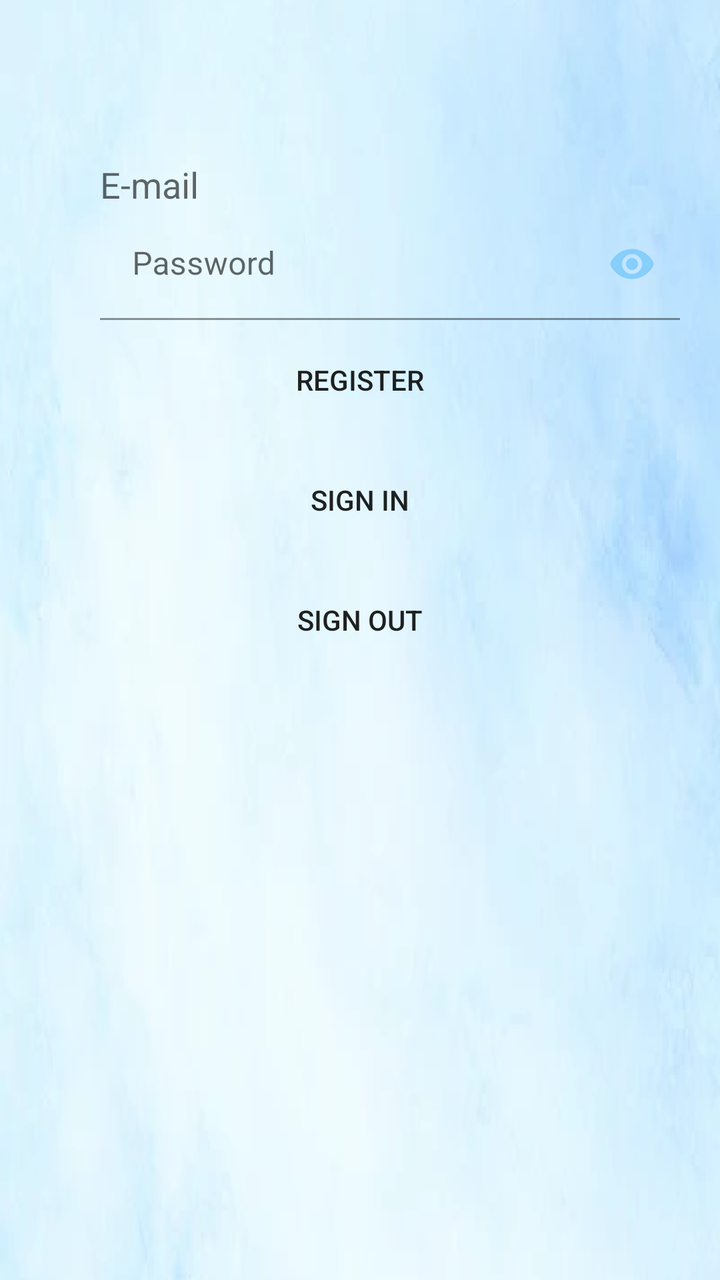
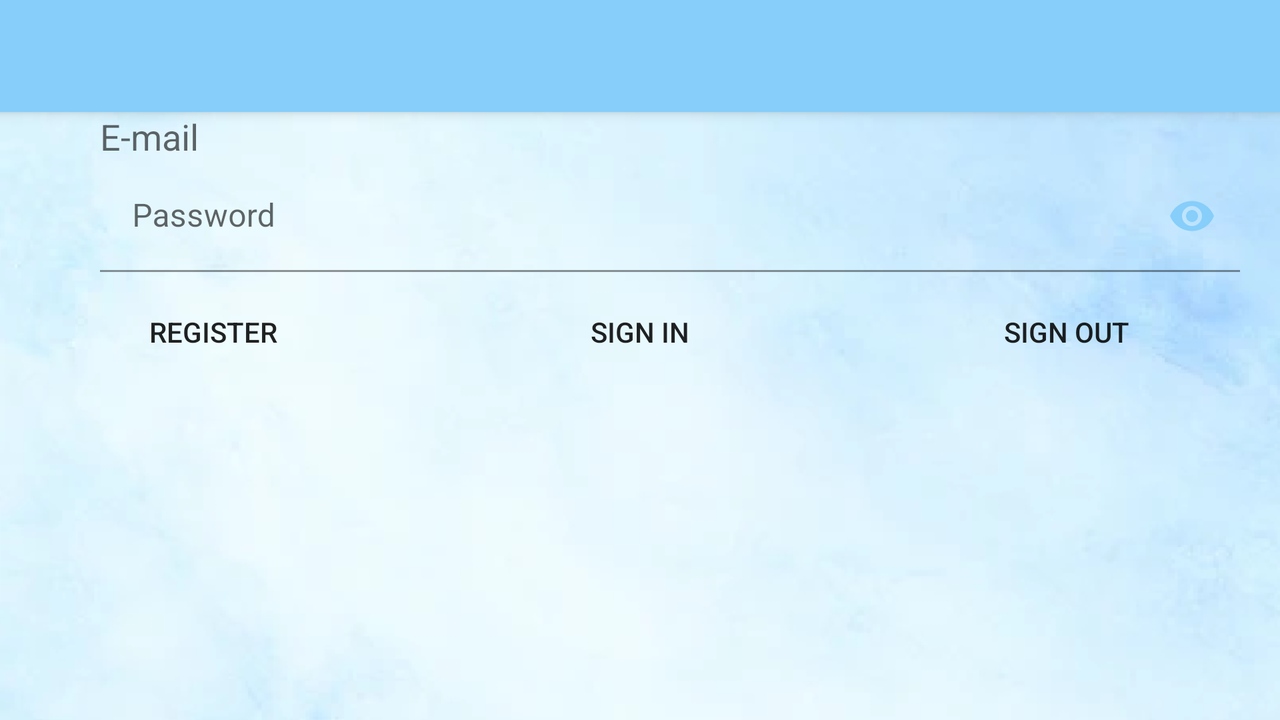

The same Android screen from two of the app's own layout files: first res/layout/ as a phone draws it, then the author's variant for another configuration, drawn on a device whose configuration selects that folder. Both files follow.
<!-- AndroidManifest.xml: application theme Theme.TwisterPM -->
<!-- res/layout/activity_main.xml -->
<?xml version="1.0" encoding="utf-8"?>
<LinearLayout xmlns:android="http://schemas.android.com/apk/res/android"
    android:layout_width="match_parent"
    android:layout_height="match_parent"
    xmlns:app="http://schemas.android.com/apk/res-auto"
    android:orientation="vertical"
    android:background="@drawable/blueshade">



    <LinearLayout
        android:layout_width="match_parent"
        android:layout_height="wrap_content"
        android:layout_marginTop="80dp"
        android:gravity="center"
        android:orientation="vertical"
        android:paddingLeft="50dp"
        android:paddingRight="20dp">


        <EditText
            android:id="@+id/mainEmail"
            android:layout_width="match_parent"
            android:layout_height="wrap_content"
            android:hint="E-mail"
            android:textColor="@color/black"
            android:background="@drawable/rouded_button"
            android:inputType="textEmailAddress"
            />

        <com.google.android.material.textfield.TextInputLayout
            android:layout_width="match_parent"

            android:layout_height="wrap_content"

           app:passwordToggleDrawable="@drawable/icon_selector"
           app:passwordToggleEnabled="true"
           app:passwordToggleTint="@color/blue">

            <com.google.android.material.textfield.TextInputEditText
                android:id="@+id/mainPasswordInput"
                android:layout_width="match_parent"
                android:layout_height="wrap_content"
                android:background="@drawable/rouded_button"
                android:hint="Password"

                android:inputType="textPassword" />
        </com.google.android.material.textfield.TextInputLayout>
    </LinearLayout>
    <LinearLayout
        android:layout_width="match_parent"
        android:layout_height="wrap_content"
        android:orientation="vertical">
        <Button
            android:id="@+id/mainSignup"
            android:layout_width="match_parent"
            android:layout_height="wrap_content"
            android:layout_margin="6dp"
            android:background="@drawable/rouded_button"
            android:onClick="register"
            android:text="Register" />

        <Button
            android:layout_width="match_parent"
            android:layout_height="wrap_content"
            android:layout_margin="6dp"
            android:background="@drawable/rouded_button"
            android:onClick="login"
            android:text="Sign in" />

        <Button
            android:layout_width="match_parent"
            android:layout_height="wrap_content"
            android:layout_margin="6dp"
            android:background="@drawable/rouded_button"
            android:onClick="logout"
            android:text="Sign out" />

        <TextView
            android:id="@+id/mainCommentMessage"
            android:layout_width="match_parent"
            android:layout_height="wrap_content" />

    </LinearLayout>

</LinearLayout>
<!-- resources referenced by this layout -->
<resources>
  <color name="black">#FF000000</color>
  <color name="blue">#87cefa</color>
  <!-- drawable blueshade: png bitmap (drawable, 160114 bytes) -->
  <!-- drawable rouded_button (drawable) -->
  <?xml version="1.0" encoding="utf-8"?>
  <shape xmlns:android="http://schemas.android.com/apk/res/android"
      android:shape="rectangle">
  
      <corners android:radius="70dp"/>
  
  
  </shape>
  <style name="Theme.TwisterPM" parent="Theme.MaterialComponents.DayNight.DarkActionBar">
          
          <item name="colorPrimary">@color/blue</item>
          <item name="colorPrimaryVariant">@color/blue</item>
          <item name="colorOnPrimary">@color/white</item>
          
          <item name="colorSecondary">@color/teal_200</item>
          <item name="colorSecondaryVariant">@color/teal_700</item>
          <item name="colorOnSecondary">@color/black</item>
          
          <item name="android:statusBarColor" tools:targetApi="l">?attr/colorPrimaryVariant</item>
          
      </style>
  <color name="white">#FFFFFFFF</color>
  <color name="teal_200">#FF03DAC5</color>
  <color name="teal_700">#FF018786</color>
</resources>
<!-- res/layout-land/activity_main.xml (the author's variant of the layout above) -->
<!-- drawn on the phone turned sideways -->
<?xml version="1.0" encoding="utf-8"?>
<LinearLayout xmlns:android="http://schemas.android.com/apk/res/android"
    android:layout_width="match_parent"
    android:layout_height="match_parent"
    xmlns:app="http://schemas.android.com/apk/res-auto"
    android:orientation="vertical"
    android:background="@drawable/blueshade">


    <include layout="@layout/toolbar_layout"/>
    <LinearLayout
        android:layout_width="match_parent"
        android:layout_height="wrap_content"
        android:gravity="center"
        android:orientation="vertical"
        android:paddingLeft="50dp"
        android:paddingRight="20dp">


        <EditText
            android:id="@+id/mainEmail"
            android:layout_width="match_parent"
            android:layout_height="wrap_content"
            android:hint="E-mail"
            android:textColor="@color/black"
            android:background="@drawable/rouded_button"
            android:inputType="textEmailAddress"
            />

        <com.google.android.material.textfield.TextInputLayout
            android:layout_width="match_parent"

            android:layout_height="wrap_content"

           app:passwordToggleDrawable="@drawable/icon_selector"
           app:passwordToggleEnabled="true"
           app:passwordToggleTint="@color/blue">

            <com.google.android.material.textfield.TextInputEditText
                android:id="@+id/mainPasswordInput"
                android:layout_width="match_parent"
                android:layout_height="wrap_content"
                android:background="@drawable/rouded_button"
                android:hint="Password"

                android:inputType="textPassword" />
        </com.google.android.material.textfield.TextInputLayout>
    </LinearLayout>

    <LinearLayout
        android:layout_width="match_parent"
        android:layout_height="wrap_content"
        android:orientation="horizontal">
        <Button
            android:id="@+id/mainSignup"
            android:layout_width="0dp"
            android:layout_weight="1"
            android:layout_height="wrap_content"
            android:layout_margin="6dp"
            android:background="@drawable/rouded_button"
            android:onClick="register"
            android:text="Register" />

        <Button
            android:layout_width="0dp"
            android:layout_weight="1"
            android:layout_height="wrap_content"
            android:layout_margin="6dp"
            android:background="@drawable/rouded_button"
            android:onClick="login"
            android:text="Sign in" />

        <Button
            android:layout_width="0dp"
            android:layout_weight="1"
            android:layout_height="wrap_content"
            android:layout_margin="6dp"
            android:background="@drawable/rouded_button"
            android:onClick="logout"
            android:text="Sign out" />
    </LinearLayout>

    <LinearLayout
        android:layout_width="match_parent"
        android:layout_height="wrap_content">
        <TextView
            android:id="@+id/mainCommentMessage"
            android:layout_width="match_parent"
            android:layout_height="wrap_content" />

    </LinearLayout>

</LinearLayout>
<!-- res/layout/toolbar_layout.xml (included above) -->
<?xml version="1.0" encoding="utf-8"?>
<androidx.appcompat.widget.Toolbar
    xmlns:android="http://schemas.android.com/apk/res/android"
    android:layout_width="match_parent"
    android:layout_height="?attr/actionBarSize"
    android:background="?attr/colorPrimary"
    android:elevation="4dp"
    android:id="@+id/toolbarToolbar"
    android:theme="@style/ThemeOverlay.AppCompat.Dark.ActionBar">

</androidx.appcompat.widget.Toolbar>
